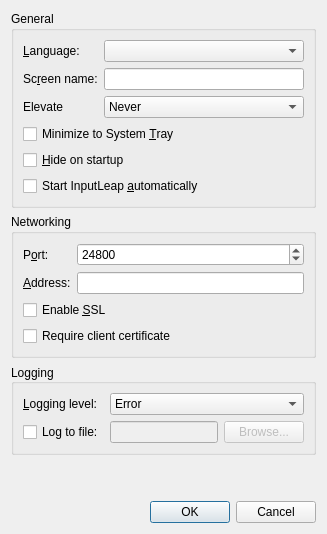
<?xml version="1.0" encoding="UTF-8"?>
<ui version="4.0">
 <class>SettingsDialog</class>
 <widget class="QDialog" name="SettingsDialog">
  <property name="geometry">
   <rect>
    <x>0</x>
    <y>0</y>
    <width>400</width>
    <height>0</height>
   </rect>
  </property>
  <property name="windowTitle">
   <string>Settings</string>
  </property>
  <layout class="QVBoxLayout" name="verticalLayout">
   <item>
    <widget class="QGroupBox" name="m_pGroupGeneral">
     <property name="enabled">
      <bool>true</bool>
     </property>
     <property name="sizePolicy">
      <sizepolicy hsizetype="Preferred" vsizetype="Preferred">
       <horstretch>0</horstretch>
       <verstretch>0</verstretch>
      </sizepolicy>
     </property>
     <property name="title">
      <string>General</string>
     </property>
     <layout class="QFormLayout" name="formLayout">
      <property name="fieldGrowthPolicy">
       <enum>QFormLayout::AllNonFixedFieldsGrow</enum>
      </property>
      <item row="0" column="0">
       <widget class="QLabel" name="m_pLabel_27">
        <property name="sizePolicy">
         <sizepolicy hsizetype="Preferred" vsizetype="Preferred">
          <horstretch>0</horstretch>
          <verstretch>0</verstretch>
         </sizepolicy>
        </property>
        <property name="minimumSize">
         <size>
          <width>75</width>
          <height>0</height>
         </size>
        </property>
        <property name="text">
         <string>&amp;Language:</string>
        </property>
        <property name="buddy">
         <cstring>m_pComboLanguage</cstring>
        </property>
       </widget>
      </item>
      <item row="0" column="1">
       <widget class="QComboBox" name="m_pComboLanguage"/>
      </item>
      <item row="1" column="0">
       <widget class="QLabel" name="m_pLabel_19">
        <property name="minimumSize">
         <size>
          <width>75</width>
          <height>0</height>
         </size>
        </property>
        <property name="text">
         <string>Sc&amp;reen name:</string>
        </property>
        <property name="buddy">
         <cstring>m_pLineEditScreenName</cstring>
        </property>
       </widget>
      </item>
      <item row="1" column="1">
       <widget class="QLineEdit" name="m_pLineEditScreenName">
        <property name="enabled">
         <bool>true</bool>
        </property>
       </widget>
      </item>
      <item row="2" column="0">
       <widget class="QLabel" name="m_pLabelElevate">
        <property name="text">
         <string>Elevate</string>
        </property>
       </widget>
      </item>
      <item row="2" column="1">
       <widget class="QComboBox" name="m_pComboElevate">
        <property name="toolTip">
         <string>Specify when the InputLeap service should run at an elevated privilege level</string>
        </property>
        <property name="currentIndex">
         <number>2</number>
        </property>
        <item>
         <property name="text">
          <string>As Needed</string>
         </property>
        </item>
        <item>
         <property name="text">
          <string>Always</string>
         </property>
        </item>
        <item>
         <property name="text">
          <string>Never</string>
         </property>
        </item>
       </widget>
      </item>
      <item row="3" column="0" colspan="2">
       <widget class="QCheckBox" name="m_pCheckBoxMinimizeToTray">
        <property name="text">
         <string>Minimize to System &amp;Tray</string>
        </property>
       </widget>
      </item>
      <item row="4" column="0" colspan="2">
       <widget class="QCheckBox" name="m_pCheckBoxAutoHide">
        <property name="text">
         <string>&amp;Hide on startup</string>
        </property>
       </widget>
      </item>
      <item row="5" column="0" colspan="2">
       <widget class="QCheckBox" name="m_pCheckBoxAutoStart">
        <property name="text">
         <string>Start InputLeap &amp;automatically</string>
        </property>
       </widget>
      </item>
     </layout>
    </widget>
   </item>
   <item>
    <widget class="QGroupBox" name="m_pGroupNetworking">
     <property name="title">
      <string>Networking</string>
     </property>
     <layout class="QGridLayout" name="gridLayout_3">
      <item row="1" column="0">
       <widget class="QLabel" name="m_pLabel_21">
        <property name="text">
         <string>&amp;Address:</string>
        </property>
        <property name="buddy">
         <cstring>m_pLineEditInterface</cstring>
        </property>
       </widget>
      </item>
      <item row="0" column="0">
       <widget class="QLabel" name="m_pLabel_20">
        <property name="text">
         <string>P&amp;ort:</string>
        </property>
        <property name="buddy">
         <cstring>m_pSpinBoxPort</cstring>
        </property>
       </widget>
      </item>
      <item row="0" column="1">
       <widget class="QSpinBox" name="m_pSpinBoxPort">
        <property name="enabled">
         <bool>true</bool>
        </property>
        <property name="sizePolicy">
         <sizepolicy hsizetype="MinimumExpanding" vsizetype="Fixed">
          <horstretch>0</horstretch>
          <verstretch>0</verstretch>
         </sizepolicy>
        </property>
        <property name="maximum">
         <number>65535</number>
        </property>
        <property name="value">
         <number>24800</number>
        </property>
       </widget>
      </item>
      <item row="1" column="1">
       <widget class="QLineEdit" name="m_pLineEditInterface">
        <property name="enabled">
         <bool>true</bool>
        </property>
       </widget>
      </item>
      <item row="2" column="0" colspan="2">
       <widget class="QCheckBox" name="m_pCheckBoxEnableCrypto">
        <property name="text">
         <string>Enable &amp;SSL</string>
        </property>
       </widget>
      </item>
      <item row="3" column="0" colspan="2">
       <widget class="QCheckBox" name="checkbox_require_client_certificate">
        <property name="text">
         <string>Require client certificate</string>
        </property>
       </widget>
      </item>
     </layout>
    </widget>
   </item>
   <item>
    <widget class="QGroupBox" name="m_pGroupLog">
     <property name="sizePolicy">
      <sizepolicy hsizetype="Preferred" vsizetype="Preferred">
       <horstretch>0</horstretch>
       <verstretch>0</verstretch>
      </sizepolicy>
     </property>
     <property name="title">
      <string>Logging</string>
     </property>
     <property name="alignment">
      <set>Qt::AlignLeading|Qt::AlignLeft|Qt::AlignVCenter</set>
     </property>
     <property name="flat">
      <bool>false</bool>
     </property>
     <layout class="QGridLayout" name="gridLayout_2">
      <item row="1" column="0">
       <widget class="QCheckBox" name="m_pCheckBoxLogToFile">
        <property name="text">
         <string>Log to file:</string>
        </property>
       </widget>
      </item>
      <item row="1" column="2">
       <widget class="QPushButton" name="m_pButtonBrowseLog">
        <property name="enabled">
         <bool>false</bool>
        </property>
        <property name="text">
         <string>Browse...</string>
        </property>
       </widget>
      </item>
      <item row="0" column="1" colspan="2">
       <widget class="QComboBox" name="m_pComboLogLevel">
        <item>
         <property name="text">
          <string>Error</string>
         </property>
        </item>
        <item>
         <property name="text">
          <string>Warning</string>
         </property>
        </item>
        <item>
         <property name="text">
          <string>Note</string>
         </property>
        </item>
        <item>
         <property name="text">
          <string>Info</string>
         </property>
        </item>
        <item>
         <property name="text">
          <string>Debug</string>
         </property>
        </item>
        <item>
         <property name="text">
          <string>Debug1</string>
         </property>
        </item>
        <item>
         <property name="text">
          <string>Debug2</string>
         </property>
        </item>
       </widget>
      </item>
      <item row="0" column="0">
       <widget class="QLabel" name="m_pLabel_3">
        <property name="minimumSize">
         <size>
          <width>75</width>
          <height>0</height>
         </size>
        </property>
        <property name="text">
         <string>&amp;Logging level:</string>
        </property>
        <property name="buddy">
         <cstring>m_pComboLogLevel</cstring>
        </property>
       </widget>
      </item>
      <item row="1" column="1">
       <widget class="QLineEdit" name="m_pLineEditLogFilename">
        <property name="enabled">
         <bool>false</bool>
        </property>
       </widget>
      </item>
     </layout>
    </widget>
   </item>
   <item>
    <spacer name="verticalSpacer">
     <property name="orientation">
      <enum>Qt::Vertical</enum>
     </property>
     <property name="sizeHint" stdset="0">
      <size>
       <width>20</width>
       <height>40</height>
      </size>
     </property>
    </spacer>
   </item>
   <item>
    <widget class="QDialogButtonBox" name="buttonBox">
     <property name="orientation">
      <enum>Qt::Horizontal</enum>
     </property>
     <property name="standardButtons">
      <set>QDialogButtonBox::Cancel|QDialogButtonBox::Ok</set>
     </property>
    </widget>
   </item>
  </layout>
 </widget>
 <tabstops>
  <tabstop>m_pComboLanguage</tabstop>
  <tabstop>m_pLineEditScreenName</tabstop>
  <tabstop>m_pComboElevate</tabstop>
  <tabstop>m_pCheckBoxMinimizeToTray</tabstop>
  <tabstop>m_pCheckBoxAutoHide</tabstop>
  <tabstop>m_pCheckBoxAutoStart</tabstop>
  <tabstop>m_pSpinBoxPort</tabstop>
  <tabstop>m_pLineEditInterface</tabstop>
  <tabstop>m_pCheckBoxEnableCrypto</tabstop>
  <tabstop>m_pComboLogLevel</tabstop>
  <tabstop>m_pCheckBoxLogToFile</tabstop>
  <tabstop>m_pLineEditLogFilename</tabstop>
  <tabstop>m_pButtonBrowseLog</tabstop>
 </tabstops>
 <resources/>
 <connections/>
</ui>
